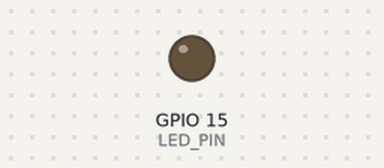
A sketch run on a simulated ESP32. On the bench: output pins drawn as LEDs (lit = HIGH).

Above: at 0.1 s.
At 2.3 s:
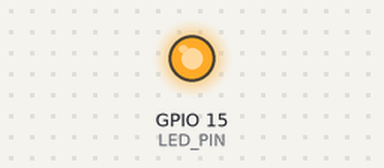
Timing chart, 0 to 3.0 s (numbered marks = the images above):
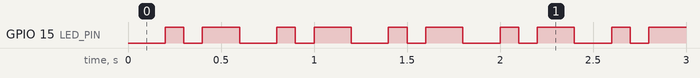

The sketch:

ESP32_Vibrator_withMilis.ino
```cpp
#include <Arduino.h>
#include <Ticker.h>

// attach a LED to GPIO 21
#define LED_PIN 15

Ticker tickerSetHigh;
Ticker tickerSetLow;

void setPin(int state) {
  digitalWrite(LED_PIN, state);
}

void setup() {
  pinMode(LED_PIN, OUTPUT);
  //digitalWrite(1, LOW);

  // every 25 ms, call setPin(0)
  tickerSetLow.attach_ms(200, setPin, 1);
   // every 25 ms, call setPin(0)
  tickerSetLow.attach_ms(100, setPin, 0);
   // every 25 ms, call setPin(0)
  tickerSetLow.attach_ms(200, setPin, 1);
  // every 26 ms, call setPin(1)
  tickerSetHigh.attach_ms(300, setPin, 0);
}

void loop() {

}
```

Measured:
- by itself, GPIO 15 (LED_PIN): repeats every 0.60 s: LOW 0.10 s, HIGH 0.20 s, LOW 0.20 s, HIGH 0.10 s
- by itself, everything shown: repeats every 0.60 s, in 4 steps
